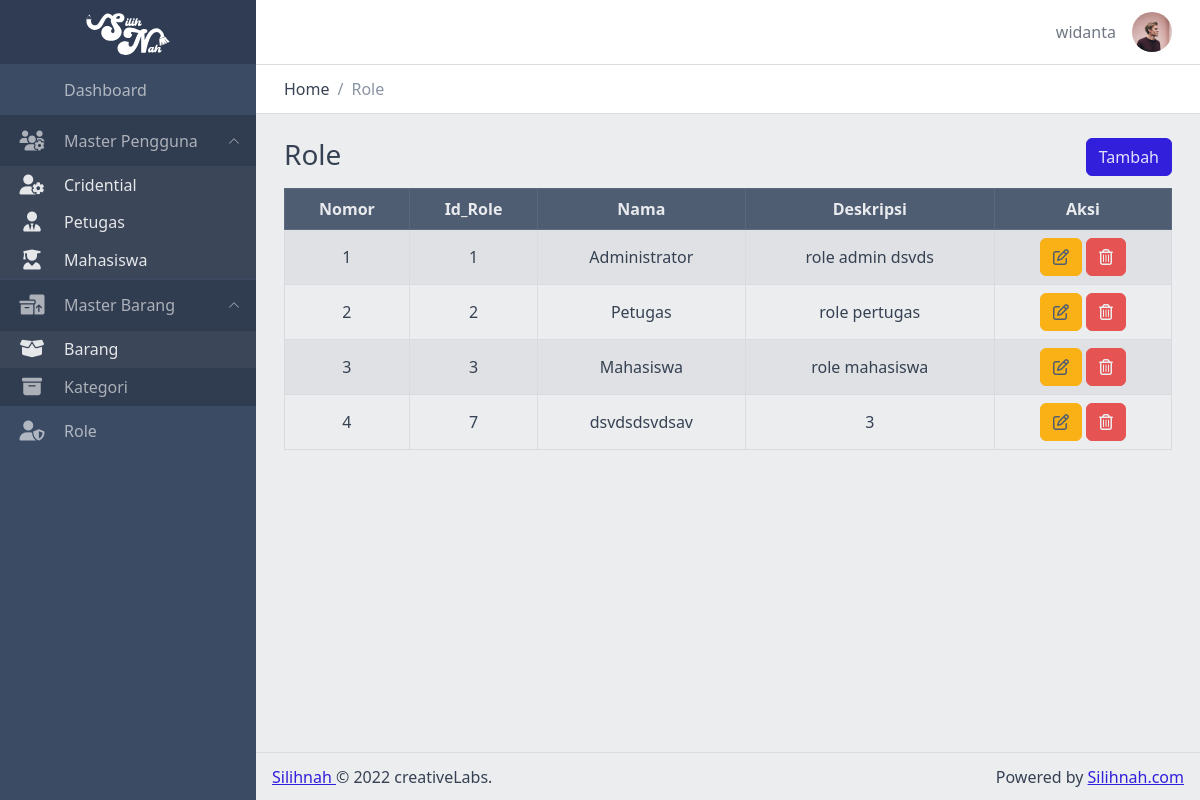
Page /views/admin/role/ (signed in) on the committed database.
### tables this page shows
CREATE TABLE `role` (
  `id_role` int NOT NULL,
  `nama` varchar(100) NOT NULL,
  `deskripsi` text NOT NULL
);

### functions/connect.php (called while the page is built, shortened)
<?php
class Connect
{
    private $host = 'localhost';
    private $user = 'root';
    private $pass = '';
    private $db = 'silihnah';
    function __construct()
    {
        $this->conn = new mysqli($this->host, $this->user, $this->pass, $this->db);
    }
}

### functions/role.php (called while the page is built, shortened)
<?php
include 'connect.php';
class Role extends Connect
{
    public function getAlldata()
    {
        $query = "SELECT * FROM role";
        $result = mysqli_query($this->conn, $query);
        $data = [];
        while ($row = mysqli_fetch_assoc($result)) {
            $data[] = $row;
        }
        return $data;
    }
}

### views/admin/role/index.php (the view, shortened to what this page needs)
<?php
include '../../../functions/role.php';
$role = new Role();
$data = $role->getAllData();
?>
<?php include('../../templates/header.php'); ?>
<div class="container-fluid">
    <div class="row justify-content-center">
        <div class="col">
            <h3>Role</h3>
        </div>
        <div class="col text-end">
            <button type="button" class="btn btn-primary" data-coreui-toggle="modal" data-coreui-target="#createModal">
                Tambah
            </button>
        </div>
    </div>
</div>
<div class="container-fluid table-responsive">
    <table id="data-table" class="table text-nowrap table-bordered table-striped text-center mt-2 align-middle">
        <thead class="table-dark">
            <tr>
                <th>Nomor</th>
                <th>Id_Role</th>
                <th>Nama</th>
                <th>Deskripsi</th>
                <th>Aksi</th>
            </tr>
        </thead>
        <tbody>
            <?php $no = 1; ?>
            <?php foreach ($data as $row) : ?>
                <tr>
                    <td><?= $no++; ?></td>
                    <td><?= $row['id_role'] ?></td>
                    <td><?= $row['nama'] ?></td>
                    <td><?= $row['deskripsi'] ?></td>
                    <td>
                        <button type="button" class="btn btn-warning text-dark" data-coreui-toggle="modal" data-coreui-target="#editModal<?= $row['id_role'] ?>">
                            <i class="fa-regular fa-pen-to-square"></i>
                        </button>
                        <button type="button" class="btn btn-danger text-light" data-coreui-toggle="modal" data-coreui-target="#deleteModel<?= $row['id_role'] ?>">
                            <i class="fa-regular fa-trash-can"></i>
                        </button>
                    </td>
                </tr>
            <?php endforeach; ?>
        </tbody>
    </table>
</div>
<?php include('../../templates/footer.php'); ?>

### assets/css/main.css (style rules this page uses)
body { background-color: #e9ecef; }

### rows in the picture
role: id_role "1", nama "Administrator", deskripsi "role admin dsvds"
role: id_role "2", nama "Petugas", deskripsi "role pertugas"
role: id_role "3", nama "Mahasiswa", deskripsi "role mahasiswa"
role: id_role "7", nama "dsvdsdsvdsav", deskripsi "3"

### other values in the picture
$_SESSION['user']['username'] "widanta"
$title "Role"
